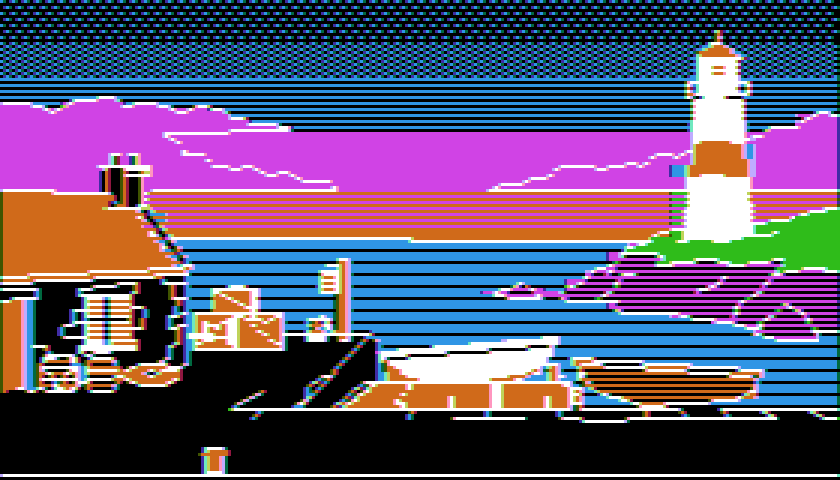
#> input picture styles/apple2-hires/assets/picture_fringe.png, 840 x 480 px
$ python finish_bg.py ../../apple2-hires/assets/picture_fringe.png out.png
#> lines starting #> are read from the running program, lines starting #| are printed output that depends on the picture
### styles/aquarell/tools/wc.py
#!/usr/bin/env python3
"""Kleine Aquarell-Bibliothek (NumPy + Pillow): Rauschen, Weichzeichnen, Verwerfen und ein Pigmentmodell.

Pigmentmodell: Jede Lasur trägt eine optische Dichte D = -ln(Farbe) je Kanal (lineares Licht) bei. Lasuren addieren
ihre Dichten, das Ergebnis ist Papier * exp(-Summe D). So verhalten sich übereinanderliegende Lasuren wie echte
transparente Farbschichten (nur dunkler, nie heller), und weißes Papier bleibt, wo keine Farbe liegt.
"""
import numpy as np
from PIL import Image

PAPER = np.array([0.957, 0.937, 0.894])          # sRGB des Papiers (warmes Weiß, gleich wie in Godot)


def s2l(c):
    c = np.asarray(c, dtype=np.float64)
    return np.where(c <= 0.04045, c / 12.92, ((c + 0.055) / 1.055) ** 2.4)


def l2s(c):
    c = np.clip(c, 0.0, 1.0)
    return np.where(c <= 0.0031308, c * 12.92, 1.055 * np.power(c, 1 / 2.4) - 0.055)


def hexc(h):
    h = h.lstrip("#")
    return np.array([int(h[i:i + 2], 16) / 255.0 for i in (0, 2, 4)])


def density(srgb, paper=PAPER):
    """Dichte einer Lasur, die auf dem Papier die Farbe srgb ergibt."""
    return -np.log(np.clip(s2l(srgb) / s2l(paper), 1e-4, 1.0))


def value_noise(h, w, cell, seed, octaves=4, persistence=0.5, aniso=(1.0, 1.0)):
    """fBm aus bikubisch vergrößerten Zufallsgittern, 0..1. cell = Größe der gröbsten Zelle in px.
    aniso streckt die Zellen (x, y), z. B. (3, 1) für waagerechte Schlieren."""
#> called with h = 1, w = 1280, cell = 90, seed = 7, octaves = 4, persistence = 0.5, aniso = (1, 1)
    rng = np.random.default_rng(seed)
    out = np.zeros((h, w))
    amp, total, c = 1.0, 0.0, float(cell)
    for _ in range(octaves):
        gx = max(2, int(np.ceil(w / (c * aniso[0]))) + 3)
        gy = max(2, int(np.ceil(h / (c * aniso[1]))) + 3)
        g = rng.random((gy, gx)).astype(np.float32)
        im = Image.fromarray(g, mode="F").resize((int(gx * c * aniso[0]), int(gy * c * aniso[1])), Image.BICUBIC)
        a = np.asarray(im)
        ox, oy = int(rng.integers(0, max(1, a.shape[1] - w))), int(rng.integers(0, max(1, a.shape[0] - h)))
        out += amp * a[oy:oy + h, ox:ox + w]
        total += amp
        amp *= persistence
        c = max(1.0, c / 2.0)
#> after the loop, amp = 0.0625; total = 1.88
    out /= total
    lo, hi = np.percentile(out, 1), np.percentile(out, 99)
#> lo = 0.254; hi = 0.778
    return np.clip((out - lo) / (hi - lo + 1e-9), 0, 1)


def _box(a, r, axis):
    if r < 1:
        return a
    pad = [(0, 0)] * a.ndim
    pad[axis] = (r + 1, r)
    p = np.pad(a, pad, mode="edge")
    cs = np.cumsum(p, axis=axis)
    n = a.shape[axis]
    hi = np.take(cs, np.arange(2 * r + 1, 2 * r + 1 + n), axis=axis)
    lo = np.take(cs, np.arange(0, n), axis=axis)
    return (hi - lo) / (2 * r + 1)


def blur(a, sigma):
    """Gauß-Näherung durch drei Kastenfilter je Achse."""
    if sigma <= 0.3:
        return a
    r = max(1, int(round(sigma * 0.93)))
    out = a.astype(np.float64)
    for _ in range(3):
        out = _box(_box(out, r, 0), r, 1)
    return out


# [15 lines left out: function warp, not called in this run]


def smoothstep(e0, e1, x):
    t = np.clip((x - e0) / (e1 - e0), 0, 1)
    return t * t * (3 - 2 * t)


def inner_edge(mask, sigma):
    """Band innen am Rand einer (weichen) Maske, 0..1: hier sammelt sich beim Trocknen das Pigment."""
    return np.clip((mask - blur(mask, sigma)) * 2.2, 0, 1) * mask


def to_srgb_image(lin_rgb, alpha=None):
    rgb = (l2s(lin_rgb) * 255 + 0.5).clip(0, 255).astype(np.uint8)
    if alpha is None:
        return Image.fromarray(rgb, "RGB")
    a = (np.clip(alpha, 0, 1) * 255 + 0.5).astype(np.uint8)
    return Image.fromarray(np.dstack([rgb, a]), "RGBA")


# [11 lines left out: function downscale_rgba, not called in this run]

### styles/aquarell/tools/finish_bg.py
#!/usr/bin/env python3
"""Legt um einen fertig gemalten Hintergrund (1280x720) den Aquarellrand: Die Farbe endet zum Papier hin in
unregelmäßigen, ausgefransten Kanten mit dunklerem Trockenrand; unten läuft sie in Trockenpinsel-Strichen aus, darunter
bleibt Papier für den Text.

    .venv/bin/python styles/aquarell/tools/finish_bg.py IN.png OUT.png [--bottom 600] [--top 22] [--side 18]
        [--seed 7] [--preview p.png]

Ausgabe RGBA: Alpha = Farbauftrag (0 = Papier). Godot legt das Bild auf die Papierfläche.
"""
import argparse
import numpy as np
from PIL import Image

import wc


def edge_line(n, base, amp, cell, seed, octaves=4):
    """1D-Randverlauf: base ± amp, mit fBm-Rauschen."""
    v = wc.value_noise(1, n, cell, seed, octaves)[0]
#> v = 1280 values, max 1 at index 227, min 0 at index 883, mean 0.505
    return base + (v - 0.5) * 2 * amp


def vignette(w=1280, h=720, top=22, side=18, bottom=600, seed=7):
    yy, xx = np.mgrid[0:h, 0:w].astype(np.float64)
    t = edge_line(w, top, 12, 90, seed)[None, :] + edge_line(w, 0, 4, 12, seed + 9)[None, :]
#> the loop in value_noise (call 2), `for _ in range(octaves):` made 4 passes
#> (gx, ox, oy) on passes 1 to 4: (110, 24, 1), (217, 11, 15), (430, 7, 10), (857, 4, 4)
    b = edge_line(w, bottom, 16, 150, seed + 1)[None, :] + edge_line(w, 0, 6, 25, seed + 2)[None, :]
#> the loop in value_noise (call 4), `for _ in range(octaves):` made 4 passes
#> (gx, ox, oy) on passes 1 to 4: (55, 58, 31), (106, 33, 3), (208, 5, 5), (413, 5, 9)
#> pass 1, in value_noise (call 4), `im = Image.fromarray(g, mode="F").resize((int(gx * c * aniso[0]), int(..`:
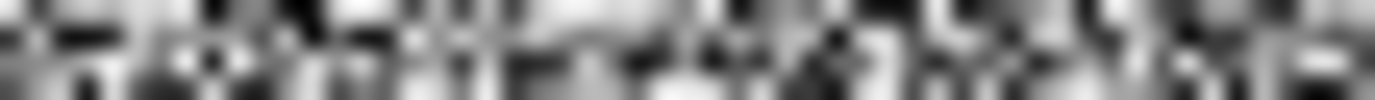
#> im: PIL image 1375x100 F; min -0.0936, max 1.1, mean 0.522; drawn with min black and max white
#> after the loop in value_noise (call 4), `for _ in range(octaves):`: amp = 0.0625; total = 1.88
#> in value_noise (call 4), `lo, hi = np.percentile(out, 1), np.percentile(out, 99)`: lo = 0.174; hi = 0.816
    l = edge_line(h, side, 10, 70, seed + 3)[:, None] + edge_line(h, 0, 3, 10, seed + 10)[:, None]
#> l = 720 values, max 29.72 at index 35, min 7.88 at index 97, mean 16.28
    r = w - edge_line(h, side, 10, 70, seed + 4)[:, None] - edge_line(h, 0, 3, 10, seed + 11)[:, None]
#> r = 720 values, max 1274.6 at index 19, min 1250.6 at index 310, mean 1260.8
    # Kantenschärfe wechselt: hier trocken und hart, dort nass ausgelaufen
    st = 1.2 + 9.0 * wc.smoothstep(0.55, 0.9, wc.value_noise(1, w, 120, seed + 6, 3)[0])[None, :]
#> in smoothstep, `t = np.clip((x - e0) / (e1 - e0), 0, 1)`: t = 1280 values, max 1 at index 148, min 0 at index 0, mean 0.257
    sl = 1.2 + 7.0 * wc.smoothstep(0.55, 0.9, wc.value_noise(1, h, 90, seed + 7, 3)[0])[:, None]
#> sl = 720 values, max 8.2 at index 0, min 1.2 at index 42, mean 3.26
    sr = 1.2 + 7.0 * wc.smoothstep(0.55, 0.9, wc.value_noise(1, h, 90, seed + 8, 3)[0])[:, None]
#> the loop in value_noise (call 11), `for _ in range(octaves):` made 3 passes
#> pass 3, in value_noise (call 11), `im = Image.fromarray(g, mode="F").resize((int(gx * c * aniso[0]), int(..`:
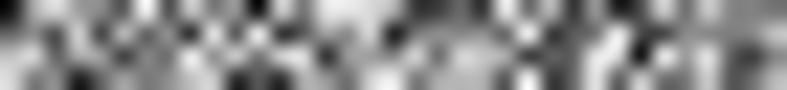
#> im: PIL image 787x90 F; min -0.114, max 1.09, mean 0.547; drawn with min black and max white
#> after the loop in value_noise (call 11), `for _ in range(octaves):`: amp = 0.125; total = 1.75
#> in value_noise (call 11), `lo, hi = np.percentile(out, 1), np.percentile(out, 99)`: lo = 0.237; hi = 0.776
#> sr = 720 values, max 8.2 at index 0, min 1.2 at index 141, mean 3.68
    m = (wc.smoothstep(t - st, t + st, yy) * wc.smoothstep(l - sl, l + sl, xx)
         * wc.smoothstep(r + sr, r - sr, xx))
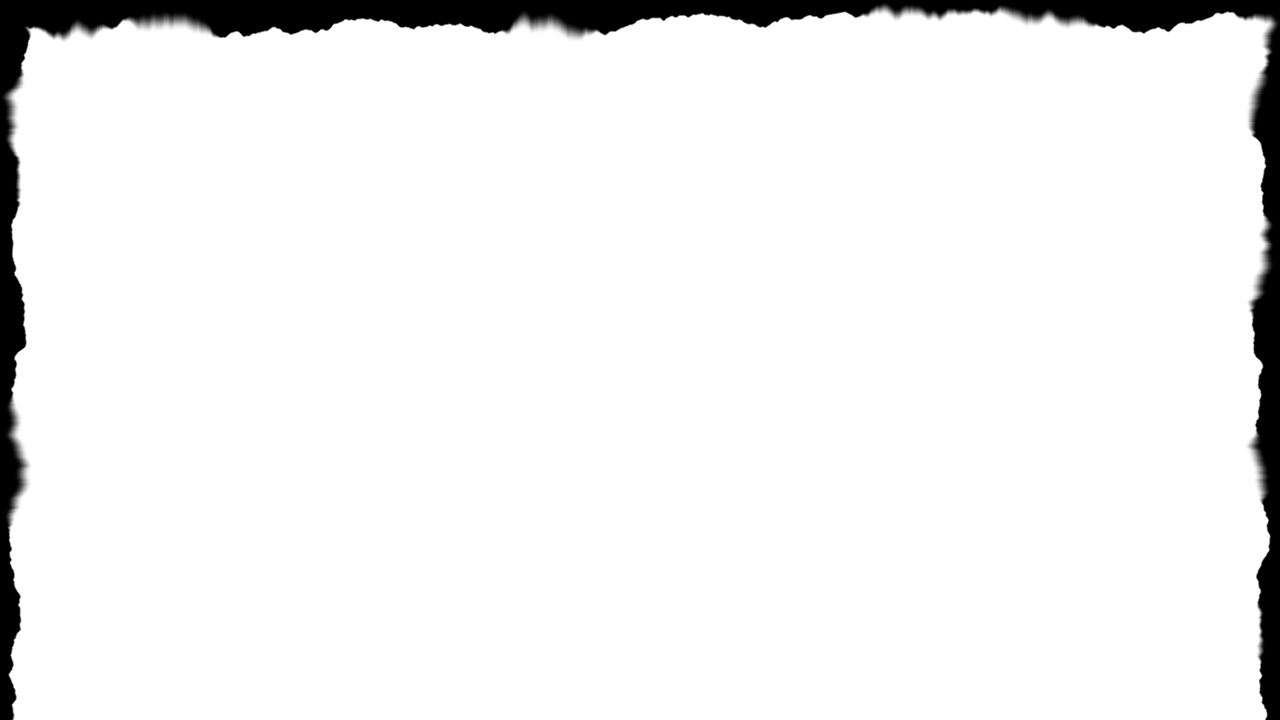
#> m: shape (720, 1280) float64; min 0, max 1, mean 0.941
    # unten: Trockenpinsel – die Farbe reißt in waagerechten Strichen auf
    dry = wc.value_noise(h, w, 9, seed + 5, 3, aniso=(9.0, 0.35))
#> the loop in value_noise (call 12), `for _ in range(octaves):` made 3 passes
#> pass 1, in value_noise (call 12), `im = Image.fromarray(g, mode="F").resize((int(gx * c * aniso[0]), int(..`:
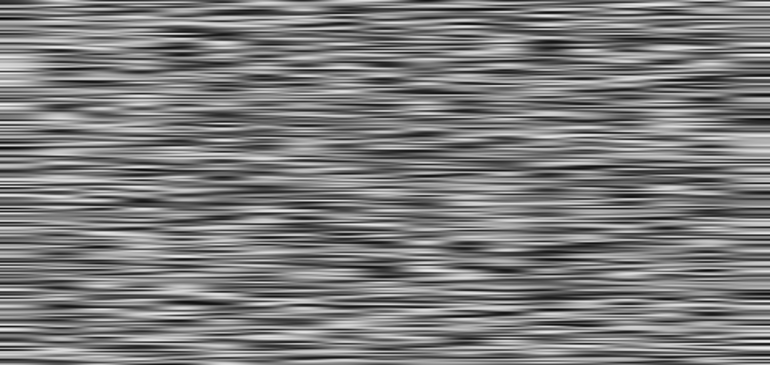
#> im: PIL image 1539x730 F (shown at 1/2 size); min -0.119, max 1.16, mean 0.503; drawn with min black and max white
#> after the loop in value_noise (call 12), `for _ in range(octaves):`:
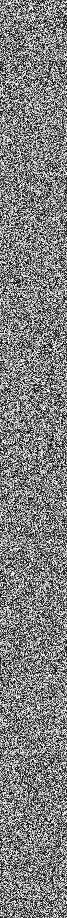
#> g: shape (918, 67) float32; min 1.97e-06, max 1, mean 0.499
#> after the loop in value_noise (call 12), `for _ in range(octaves):`:
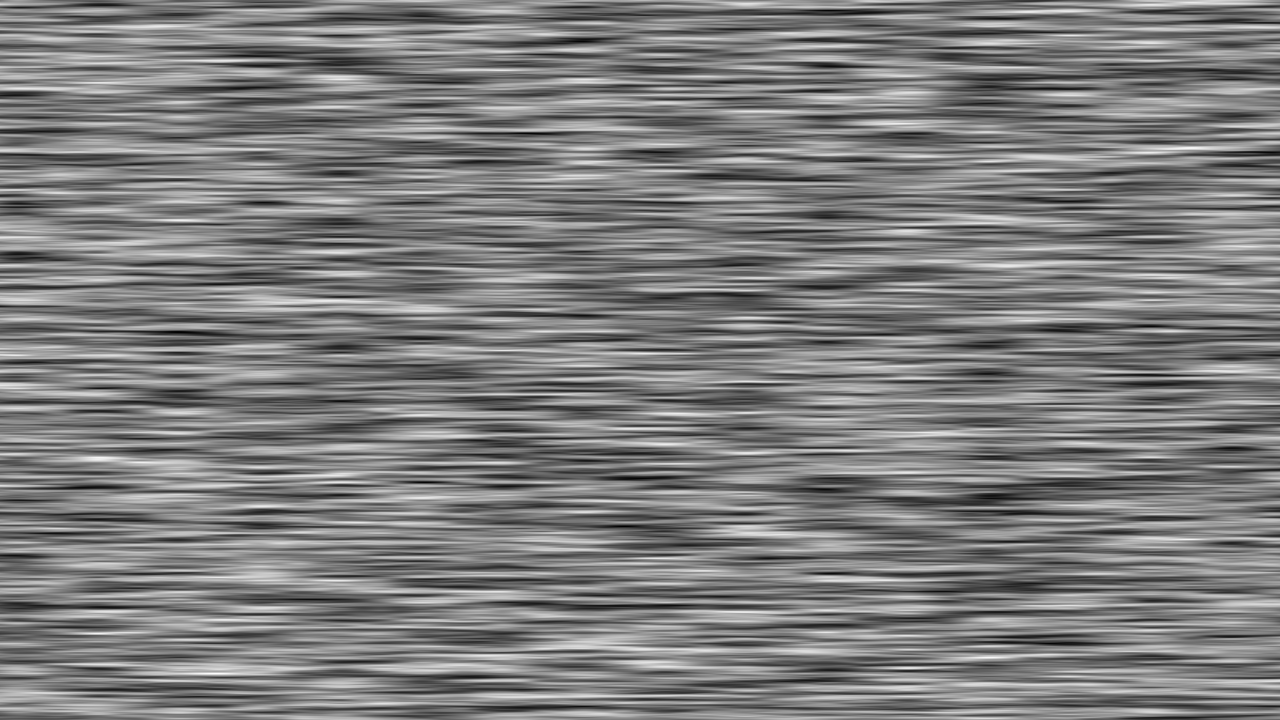
#> out: shape (720, 1280) float64; min 0.0171, max 1.76, mean 0.876; drawn with min black and max white
#> after the loop in value_noise (call 12), `for _ in range(octaves):`: amp = 0.125; total = 1.75
#> in value_noise (call 12), `lo, hi = np.percentile(out, 1), np.percentile(out, 99)`: lo = 0.166; hi = 0.831
    depth = (yy - (b - 34)) / 34.0                    # 0 am Beginn der Auslaufzone, 1 an der Kante
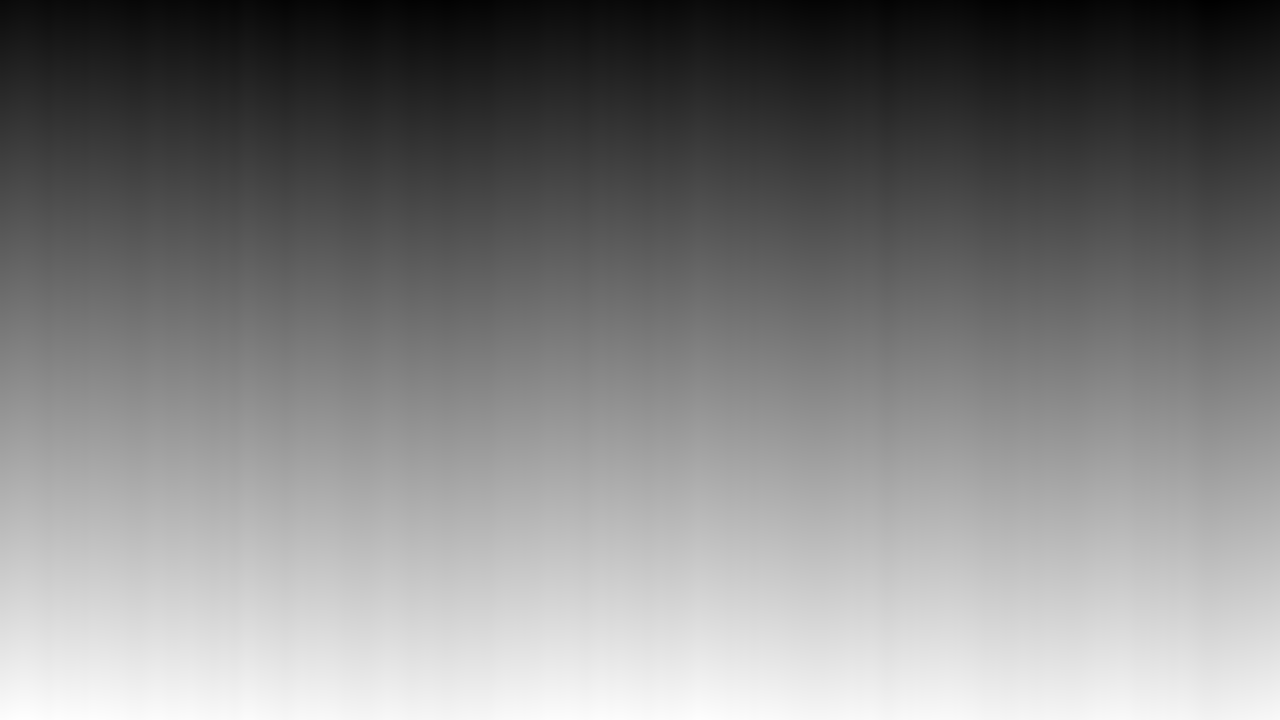
#> depth: shape (720, 1280) float64; min -17.18, max 5.03, mean -6.05; drawn with min black and max white
    keep = dry > wc.smoothstep(0.0, 1.0, depth) * 0.95 + 0.02
    bottom_m = np.where(depth < 0, 1.0, np.where(depth > 1, 0.0, keep.astype(np.float64)))
    bottom_m = wc.blur(bottom_m, 0.7)
    m = m * bottom_m
    return np.clip(m, 0, 1)


def apply(rgb, mask, rim=0.35):
    """Trockenrand: innen an der Farbgrenze sammelt sich Pigment (Dichte höher)."""
    lin = wc.s2l(rgb)
    D = -np.log(np.clip(lin / wc.s2l(wc.PAPER), 1e-4, 1.0))
    D = D * (1 + rim * wc.inner_edge(mask, 3.0))[..., None]
    return wc.to_srgb_image(wc.s2l(wc.PAPER) * np.exp(-D), mask)


def main():
    ap = argparse.ArgumentParser()
    ap.add_argument("inp")
    ap.add_argument("out")
    ap.add_argument("--bottom", type=float, default=600)
    ap.add_argument("--top", type=float, default=22)
    ap.add_argument("--side", type=float, default=18)
    ap.add_argument("--seed", type=int, default=7)
    ap.add_argument("--preview", default="")
    a = ap.parse_args()
    rgb = np.asarray(Image.open(a.inp).convert("RGB").resize((1280, 720), Image.LANCZOS)).astype(np.float64) / 255
    m = vignette(top=a.top, side=a.side, bottom=a.bottom, seed=a.seed)
    im = apply(rgb, m)
    im.save(a.out)
    if a.preview:
        bg = Image.new("RGBA", im.size, tuple(int(c * 255) for c in wc.PAPER) + (255,))
        bg.alpha_composite(im)
        bg.convert("RGB").save(a.preview)
    print("ok", a.out)


if __name__ == "__main__":
    main()
